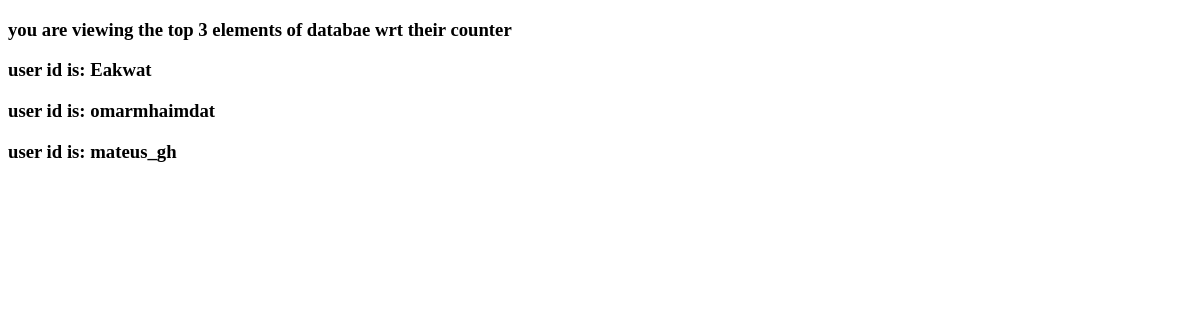
The page /home/top3/ on the database as committed earlier.
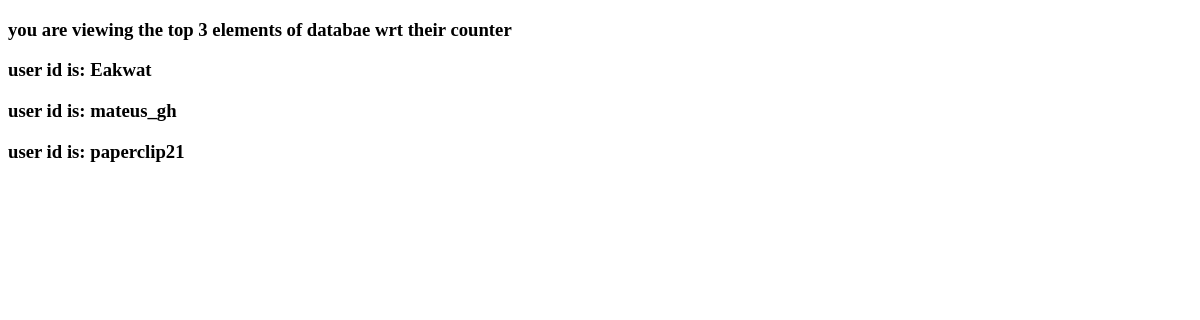
The same page on the database as committed later.
### home1/models.py (models this page shows)
class details(models.Model)  :
    Username = models.CharField(max_length=122)
    Userid = models.IntegerField()
    Counter = models.IntegerField(default= 0)
    def __str__(self):
        return self.Username

### home1/views.py (the view)
# urls.py: path('top3/', views.top_3 , name= "task_4_top_3")
def top_3(request):
    x= { }
    users= details.objects.all().order_by('-Counter')
    print(users)
    for i in users:
        C_ount=details.objects.get(Username= i.Username)
        x[i.Username] = C_ount.Counter
    print(x)
    context={
        'variable1':users[0],
        'variable2' :users[1],
        'variable3':users[2]
        }
    return render(request, 'top3.html', context)

### templates/top3.html (shortened to what this page needs)
<!DOCTYPE html>
<html>
    <body>
        <h3>you are viewing the top 3 elements of databae wrt their counter
        <div>
            <p>user id is: <b>{{ variable1 }}</b></p>
            <p>user id is: <b>{{ variable2 }}</b></p>
            <p>user id is: <b>{{ variable3 }}</b></p>
        </div>
    </body>
</html>

Rows that differ between the two databases and show on the page:
removed details: Username "omarmhaimdat"
now on this page (row unchanged): details: Username "paperclip21"
Other text that changed with them:
{{ variable2 }}: "omarmhaimdat" → "mateus_gh"
{{ variable3 }}: "mateus_gh" → "paperclip21"
